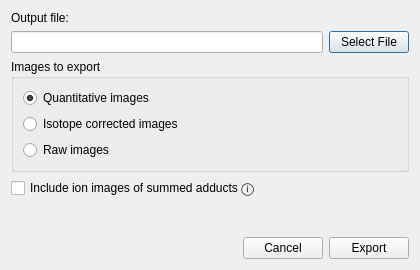
<?xml version="1.0" encoding="UTF-8"?>
<ui version="4.0">
 <class>MsiExportHdf5Dialog</class>
 <widget class="QDialog" name="MsiExportHdf5Dialog">
  <property name="geometry">
   <rect>
    <x>0</x>
    <y>0</y>
    <width>420</width>
    <height>270</height>
   </rect>
  </property>
  <property name="windowTitle">
   <string>Export Cardinal HDF5</string>
  </property>
  <layout class="QVBoxLayout" name="verticalLayout">
   <item>
    <widget class="QLabel" name="label_output">
     <property name="text">
      <string>Output file:</string>
     </property>
    </widget>
   </item>
   <item>
    <layout class="QHBoxLayout" name="layout_path">
     <item>
      <widget class="QLineEdit" name="line_edit_output"/>
     </item>
     <item>
      <widget class="QPushButton" name="button_choose_file">
       <property name="text">
        <string>Select File</string>
       </property>
      </widget>
     </item>
    </layout>
   </item>
   <item>
    <widget class="QGroupBox" name="group_box_image_type">
     <property name="title">
      <string>Images to export</string>
     </property>
     <layout class="QVBoxLayout" name="verticalLayout_2">
      <item>
       <widget class="QRadioButton" name="radio_quant">
        <property name="text">
         <string>Quantitative images</string>
        </property>
        <property name="checked">
         <bool>true</bool>
        </property>
       </widget>
      </item>
      <item>
       <widget class="QRadioButton" name="radio_iso">
        <property name="text">
         <string>Isotope corrected images</string>
        </property>
       </widget>
      </item>
      <item>
       <widget class="QRadioButton" name="radio_raw">
        <property name="text">
         <string>Raw images</string>
        </property>
       </widget>
      </item>
     </layout>
    </widget>
   </item>
   <item>
    <widget class="QCheckBox" name="include_summed_checkbox">
     <property name="toolTip">
      <string>&lt;html&gt;&lt;head/&gt;&lt;body&gt;&lt;p&gt;This wil include in the export the ion images that are created by summing the different adducts of the same species. These summed forms will be assigned the neutral mass for their m/z vlaue.&lt;/p&gt;&lt;/body&gt;&lt;/html&gt;</string>
     </property>
     <property name="text">
      <string>Include ion images of summed adducts ⓘ</string>
     </property>
    </widget>
   </item>
   <item>
    <spacer name="verticalSpacer">
     <property name="orientation">
      <enum>Qt::Orientation::Vertical</enum>
     </property>
     <property name="sizeHint" stdset="0">
      <size>
       <width>20</width>
       <height>20</height>
      </size>
     </property>
    </spacer>
   </item>
   <item>
    <layout class="QHBoxLayout" name="layout_buttons">
     <item>
      <spacer name="horizontalSpacer">
       <property name="orientation">
        <enum>Qt::Orientation::Horizontal</enum>
       </property>
       <property name="sizeHint" stdset="0">
        <size>
         <width>40</width>
         <height>20</height>
        </size>
       </property>
      </spacer>
     </item>
     <item>
      <widget class="QPushButton" name="button_cancel">
       <property name="text">
        <string>Cancel</string>
       </property>
      </widget>
     </item>
     <item>
      <widget class="QPushButton" name="button_export">
       <property name="text">
        <string>Export</string>
       </property>
      </widget>
     </item>
    </layout>
   </item>
  </layout>
 </widget>
 <resources/>
 <connections/>
</ui>
